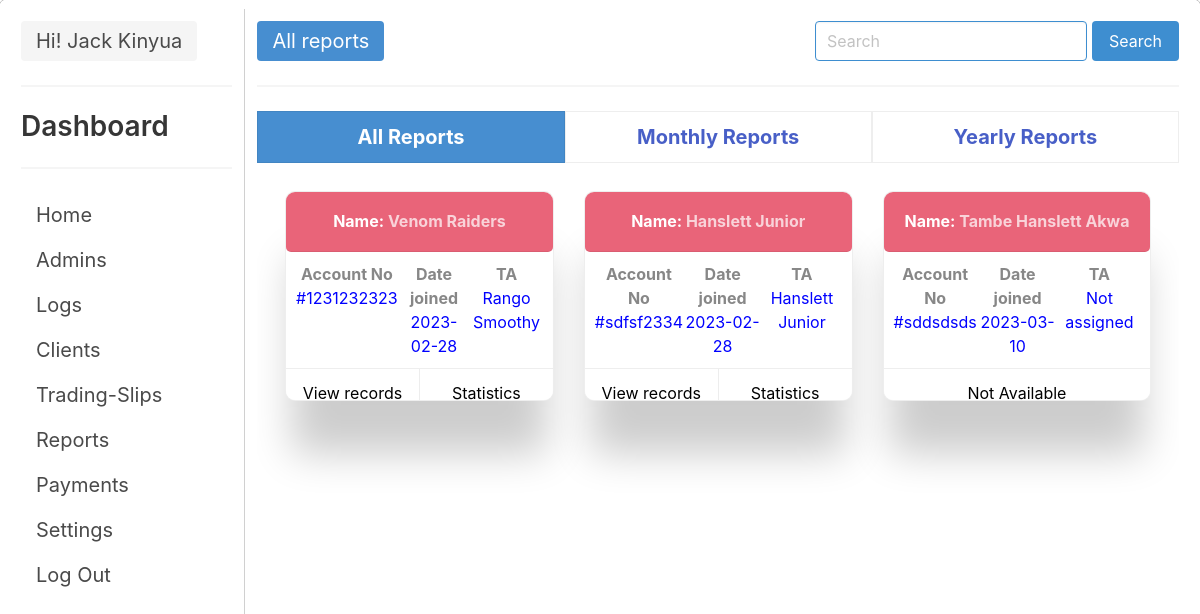
Screenshot of /dashboard/reports (signed in) with the database file from the repository.
### peskos/models/admins.py (models this page shows, shortened)
class Admins(db.Model, UserMixin):
    __tablename__ = "admins"
    id = db.Column(db.Integer, primary_key=True)
    first_name = db.Column(db.String(100), nullable=False)
    last_name = db.Column(db.String(100), nullable=False)
    email = db.Column(db.String(100), unique=True, nullable=False)
    password = db.Column(db.String(150), nullable=False)
    is_active = db.Column(db.Boolean, nullable=False, default=True)
    is_assigned = db.Column(db.Boolean, nullable=False, default=False)
    roles = db.relationship(
        "Role", secondary="admin_roles", uselist=False, cascade="all"
    )
    client = db.relationship("Clients", backref="author", lazy=True)
    assigned_admin = db.relationship("AssignTraders", backref="admin", lazy=True)

### peskos/models/client.py (models this page shows, shortened)
class Clients(db.Model):
    __tablename__ = "clients"
    id = db.Column(db.Integer, primary_key=True)
    name = db.Column(db.String(100), nullable=False)
    email = db.Column(db.String(100), unique=True, nullable=False)
    broker = db.Column(db.String(100), nullable=False)
    account_type = db.Column(db.String(50), nullable=False)
    phone_number = db.Column(db.Integer, nullable=False)
    second_number = db.Column(db.Integer, default=0)
    icd = db.Column(db.Integer, nullable=False)
    idcard_number = db.Column(db.String(50), unique=True, nullable=False)
    account_number = db.Column(db.Integer, nullable=False)
    date_joined = db.Column(db.DateTime, nullable=False, default=datetime.utcnow)
    created_by = db.Column(db.Integer, db.ForeignKey("admins.id"), nullable=False)
    assigned_client = db.relationship("AssignTraders", backref="client", lazy=True)
    verified_client = db.relationship("VerifiedRecords", backref="client", lazy=True)

### peskos/superadmin/routes.py (the view)
@superadmin.route("/dashboard/reports")
@login_required
@role_required("super admin")
def reports():
    clients = Clients.query.all()
    return render_template(
        "super_admin/reports.html", tab="All Reports", clients=clients
    )

### peskos/__init__.py (called while the page is built, shortened)
def role_required(role: str):
    def wrapper(fn):
        @wraps(fn)
        def decorated_view(*args, **kwargs):
            if current_user.roles.role == role and request.path.startswith(
                _ROUTE_CONFIG["roles"][role]
            ):
                return fn(*args, **kwargs)
        return decorated_view
    return wrapper

### peskos/models/admins.py (called while the page is built)
@login_manager.user_loader
def load_user(user_id):
    return Admins.query.get(int(user_id))

### peskos/templates/super_admin/reports.html
{% extends 'layouts/reports.html' %}
{% block info %}
    {% if clients == [] %}
    <div class="notification-bar">
        <div class="notification is-info is-light ch">
            <strong>No Client Data Available</strong>
        </div>
    </div>
    {% else %}
        {% for client in clients  %}
        <div class="report-card">
            <div class="report-bar">
                <strong>Name: <a>{{ client.name }}</a></strong>
            </div>
            <div class="report-header">
                <strong>Account No <br><a href="">#{{ client.account_number }}</a></strong>
                <strong>Date joined<br><a>{{ client.date_joined.strftime("%Y-%m-%d") }}</a></strong>
                <strong>TA<br><a>{% if client.assigned_client %}
                    {{ client.assigned_client[0].admin.first_name }}
                    {{ client.assigned_client[0].admin.last_name }}
                    {% else %}
                    Not assigned
                    {% endif %}
                </a></strong>
            </div>
            <div class="report-footer">
                {% if client.assigned_client %}
                    <a class="card-footer-item" href="">View records</a>
                    <a class="card-footer-item" href="">Statistics</a>
                {% else %}
                <a class="card-footer-item">Not Available</a>
                {% endif %}
            </div>
        </div>
        {% endfor %}
    {% endif %}
{% endblock %}

### peskos/templates/layouts/dashboard.html (shortened to what this page needs)
{% extends 'layouts/layout.html' %}
{% block content %}
<div id="dashboard-container">
    <div class="columns">
        <div class="column is-one-fifth" style="border-right: 1px solid rgba(128, 128, 128, 0.374);">
            <span class="tag is-large">Hi! {{ current_user.first_name }} {{ current_user.last_name }}</span>
            <hr>
            <aside class="menu">
                <div class="content">
                    <h2>Dashboard</h2>
                </div>
                <hr>
                <ul class="menu-list is-centered menu-items">
                    <li><a class="menu-tabs " href="{{ url_for('superadmin.dashboard') }}">Home</a></li>
                    <li><a class="menu-tabs" href="{{ url_for('superadmin.admins') }}">Admins</a></li>
                    <li><a class="menu-tabs" href="{{ url_for('superadmin.logs') }}">Logs</a></li>
                    <li><a class="menu-tabs" href="{{ url_for('superadmin.clients') }}">Clients</a></li>
                    <li><a class="menu-tabs" href="{{ url_for('superadmin.trading_slips') }}">Trading-Slips</a></li>
                    <li><a class="menu-tabs" href="{{ url_for('superadmin.reports') }}">Reports</a></li>
                    <li><a class="menu-tabs" href="{{ url_for('superadmin.payments') }}">Payments</a></li>
                    <li><a class="menu-tabs" href="{{ url_for('superadmin.settings') }}">Settings</a></li>
                    <li><a class="menu-tabs" href="{{ url_for('superadmin.logout') }}">Log Out</a></li>
                </ul>
            </aside>
        </div>
        <div class="column overflow">
            <div class="top-bar">
                <span class="tag is-large" style="background-color: #478ed0; color: white;">{{ tab.capitalize() }}</span>
                <div class="control">
                    <div class="group">
                        <input class="input is-info" type="search" placeholder="Search">
                        <button class="button is-info">Search</button>
                    </div>
                </div>
            </div>
            <hr>
            {% block data %}
            {% endblock %}
        </div>
    </div>
</div>
{% endblock content %}

### peskos/static/css/index.css (style rules this page uses)
body { box-sizing: border-box ; }
#dashboard-container { margin: 10px; height: 100vh; }
#dashboard-container .columns { border: 1px solid rgb(196, 196, 196); border-radius: 10px; min-height: 100vh; padding: 10px; }
.menu-items { font-size: 20px; }
.overflow { overflow-y: auto; }
.top-bar { display: flex; flex-direction: row; justify-content: space-between; }
.group { display: flex; flex-direction: row; }
.group button { margin-left: 5px; }
.report-card { display: flex; flex-direction: column; position: relative; width: 100%; height: 210px; background-color: white; border-radius: 10px; max-height: 300px; overflow-y: auto; border: 1px solid rgba(0, 0, 0, 0.068); box-shadow: rgba(0, 0, 0, 0.2) 0px 60px 40px -7px; }
.report-bar, .report-header, .report-info, .report-card > info { width: 100%; height: 100%; }
.report-bar { border-bottom: 1px solid rgba(0, 0, 0, 0.068); height: 60px; padding: 20px; display: flex; flex-direction: row; justify-content: space-evenly; align-items: center; border-radius: 5px; background-color: #E96479; }
.report-bar strong { width: 100%; text-align: center; color: white; }
.report-bar a { color: rgba(255, 255, 255, 0.719); }
.report-header { padding: 10px; display: grid; grid-template-columns: 1fr 1fr 1fr; }
.report-header strong, .report-info strong { width: 100%; text-align: center; color: rgba(87, 87, 87, 0.712); }
.report-header a { background-color: none; font-weight: normal; color: blue; }
.report-footer { display: flex; flex-direction: row; justify-content: center; border-top: 1px solid rgba(0, 0, 0, 0.068); }
.report-footer a { width: 100%; color: black; }

### rows the page displays
Admins: first_name "Jack", last_name "Kinyua"
Clients: name "Venom Raiders", account_number "1231232323", date_joined "2023-02-28", first_name "Rango", last_name "Smoothy", shows "View records"
Clients: name "Hanslett Junior", account_number "sdfsf2334", date_joined "2023-02-28", first_name "Hanslett", last_name "Junior", shows "View records"
Clients: name "Tambe Hanslett Akwa", account_number "sddsdsds", date_joined "2023-03-10", shows "Not assigned", shows "Not Available"

### other values shown
{{ tab.capitalize() }} "All reports"
